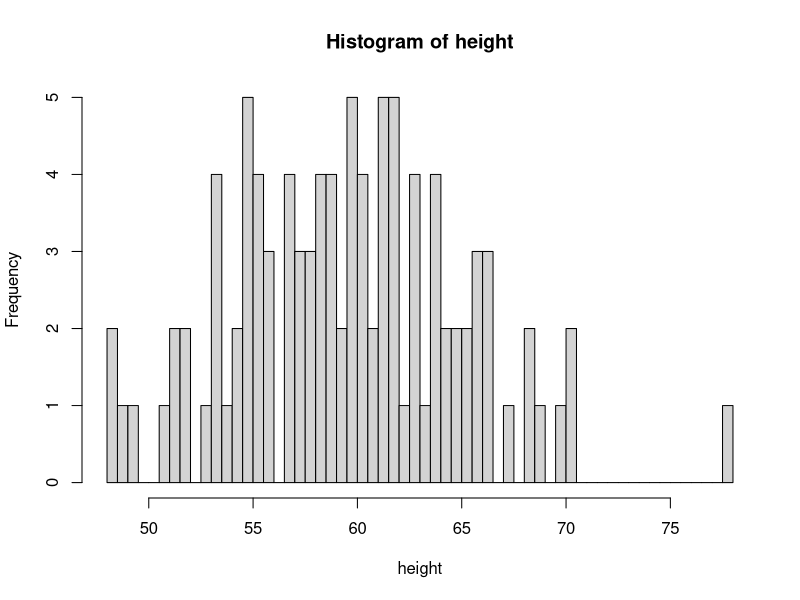
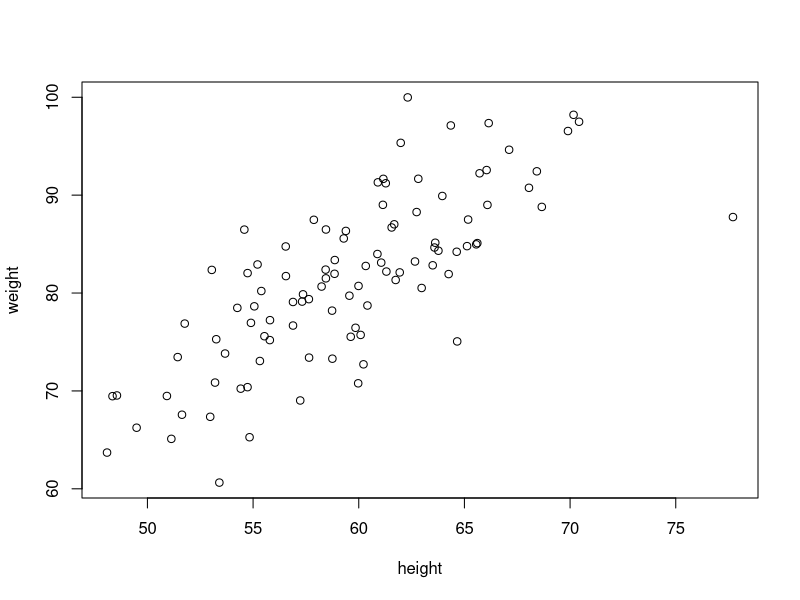

Generate these figures, in order, with R:
## ---- chunk 1
knitr::opts_chunk$set(echo = TRUE)
## ---- chunk 2
# clean with CSS

# Paragraph text and font size - bigger

## ---- chunk 3
height <- rnorm(n=100, mean= 60, sd = 6)
weight <- height*1.2 +  rnorm(n=100, mean= 10, sd = 6)
hist(height, breaks=50)
plot(height, weight)
